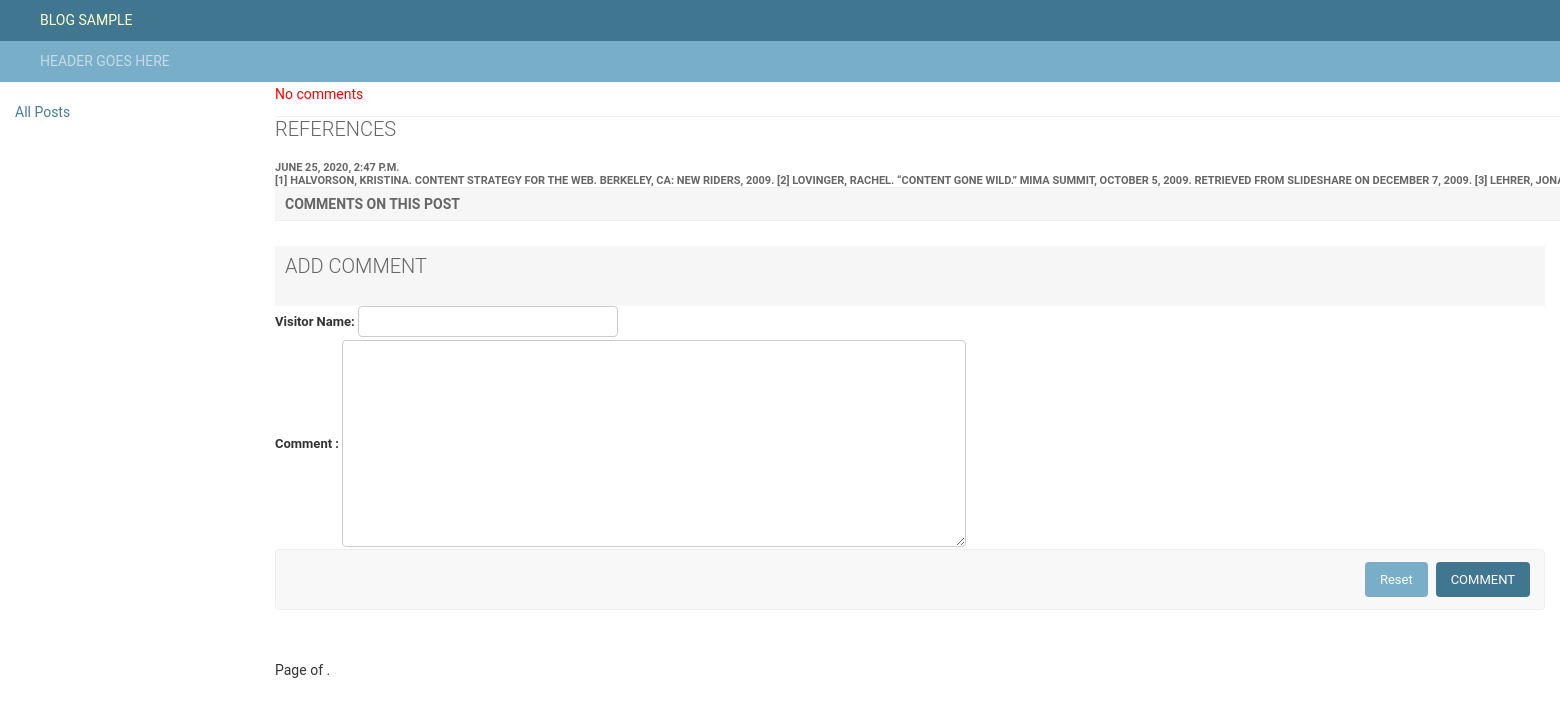
Page /blog/23/ on the committed database.
### blogman/models.py (models this page shows)
class Blog(models.Model):
    title = models.CharField(max_length=200)
    pub_date = models.DateTimeField('date published', default = datetime.now)
    postText = models.TextField(default=None, blank=True, null=True)

### blogman/views.py (the view)
# urls.py: path('<int:blog_id>/', views.detail, name='detail'),
def detail(request, blog_id):
    try:
        post = Blog.objects.get(pk=blog_id)
        postComments = Comment.objects.filter(blog_id=blog_id)
        postComment_page_counter = Paginator(postComments, 5) # Show 5 contacts per page.
        page_number = request.GET.get('page')
        page_obj = postComment_page_counter.get_page(page_number)
        context = {'post': post, 'page_obj': page_obj}
    except Blog.DoesNotExist:
        raise Http404("Post is not available")
    except Comment.DoesNotExist:
        postComments = []
    commentForm = CommentForm()
    context = {'post': post, 'postComments': postComments, 'commentForm':commentForm}
    return  render(request, 'blog/details.html', context)

### blogman/forms.py
class CommentForm (forms.Form):
    visitor_name_text = forms.CharField (max_length = 200, widget=forms.TextInput(attrs={'class' : 'vTextField'}))
    comment_text = forms.CharField(widget=forms.Textarea(attrs={'class' : 'vLargeTextField'}))

### blogman/templates/blog/details.html (shortened to what this page needs)
{% extends "../generic.html" %}
{% block content %}
    <div>
        {% if post %}
            <div>
                <table>
                    <thead>
                        <tr>
                            <th scope="col">
                                <div > <h1>{{ post.title }}</h1></div>
                                <div>
                                    {{ post.pub_date }}
                                </div>
                                <div >
                                    {{ post.postText }}
                                </div>
                            </th>
                        </tr>
                        <tr>
                            <th scope="col">
                                <div class="text textFont" style="background: #f6f6f6;">
                                    Comments on this post
                                </div>
                            </th>
                        </tr>
                    </thead>
                    <tbody>
                        {% if postComments %}
                            {% for comment in page_obj %}
                            {% cycle 'row1' 'row2' as rowcolors silent %}
                                <tr class="{{ rowcolors }}">
                                    <td>
                                        <div>
                                            {{ comment.visitor_name }}
                                            <b> wrote: </b>
                                        </div>
                                        <div>
                                            {{ comment.commentText }}
                                        </div>
                                    </td>
                                </tr>
                            {% endfor %}
                        {% else %}
                            <p style = "color:#FF0000">
                                No comments
                            </p>
                        {% endif %}
                    </tbody>
                </table>
            </div>
            <div style="height:25px;">
            </div>
            <div class="text textFont" style="background: #f6f6f6;">
                <h1> Add comment </h1>
            </div>
            <div>
                <form action="{% url 'blogs:add_comment'  post.id %}" method="post">
                    <div>
                        <fieldset class="module aligned">
                            <div >
                                <label class="required" for="{{ visitor_name_text }}">Visitor Name:</label>
                                    {{ commentForm.visitor_name_text }}
                            </div>
                            <div >
                                <label class="required" for="{{ comment_text }}">Comment :</label>
                                {{ commentForm.comment_text }}
                            </div>
                            <div class="submit-row">
                                <input type="button" value="Reset" onClick="this.form.reset()"  />
                                <input  type="submit" value="Comment" class="default" name="_save">
                            </div>
                        </fieldset>
                    </div>
                </form>
            </div>
            <div class="pagination">
                <span class="step-links">
                    <span class="current">
                        Page {{ page_obj.number }} of {{ page_obj.paginator.num_pages }}.
                    </span>
                </span>
            </div>
        {% else %}
            <p>Post is not available.</p>
        {% endif %}
    </div>
{% endblock %}

### blogman/static/style/styles.css (style rules this page uses)
body { margin: 0; padding: 0; font-size: 14px; font-family: "Roboto","Lucida Grande","DejaVu Sans","Bitstream Vera Sans",Verdana,Arial,sans-serif; color: #333; background: #fff; }
h1 { margin: 0 0 20px; font-weight: 300; font-size: 20px; color: #666; }
form { margin: 0; padding: 0; }
label { font-weight: normal; color: #666; font-size: 13px; }
input, textarea, select, .form-row p, form .button { margin: 2px 0; margin-top: 2px; padding: 2px 3px; vertical-align: middle; font-family: "Roboto", "Lucida Grande", Verdana, Arial, sans-serif; font-weight: normal; font-size: 13px; }
input[type="text"], input[type="password"], input[type="email"], input[type="url"], input[type="number"], input[type="tel"], textarea, select, .vTextField { border: 1px solid #ccc; border-radius: 4px; padding: 5px 6px; margin-top: 0; }
p { padding: 0; line-height: 140%; }
p, ol, ul, dl { margin: .2em 0 .8em 0; }
table { border-collapse: collapse; }
table thead th { padding: 0; white-space: nowrap; vertical-align: middle; }
thead th { padding: 5px 10px; line-height: normal; text-transform: uppercase; background: #f6f6f6; }
thead th, tfoot td { color: #666; padding: 5px 10px; font-size: 11px; background: #fff; border: none; border-top-color: currentcolor; border-top-style: none; border-top-width: medium; border-bottom-color: currentcolor; border-bottom-style: none; border-bottom-width: medium; border-top: 1px solid #eee; border-bottom: 1px solid #eee; }
th { font-weight: 600; text-align: left; }
td, th { font-size: 13px; line-height: 16px; border-bottom: 1px solid #eee; vertical-align: top; padding: 8px; font-family: "Roboto", "Lucida Grande", Verdana, Arial, sans-serif; }
fieldset { margin: 0; margin-bottom: 0px; padding: 0; border: none; border-top: 1px solid #eee; }
.module { border: none; margin-bottom: 30px; background: #fff; }
.textFont { border-collapse: collapse; color: rgb(102, 102, 102); display: block; font-family: "Roboto", "Lucida Grande", Verdana, Arial, sans-serif; font-size: 14px; font-weight: 600; line-height: normal; padding-bottom: 8px; padding-left: 10px; padding-right: 10px; padding-top: 8px; text-align: left; text-transform: uppercase; white-space: nowrap; }
.required label, label.required { font-weight: bold; color: #333; }
.vTextField, .vUUIDField { width: 20em; }
.submit-row { padding: 12px 14px; margin: 0 0 20px; background: #f8f8f8; border: 1px solid #eee; border-radius: 4px; text-align: right; overflow: hidden; }
.submit-row input.default { margin: 0 0 0 8px; text-transform: uppercase; }
.button.default, input[type="submit"].default, .submit-row input.default { float: right; border: none; font-weight: 400; background: #417690; }
input[type="submit"], button { -webkit-appearance: none; appearance: none; }
.submit-row input { height: 35px; line-height: 15px; margin: 0 0 0 5px; }
.button, input[type="submit"], input[type="button"], .submit-row input, a.button { background: #79aec8; padding: 10px 15px; border: none; border-radius: 4px; color: #fff; cursor: pointer; }
.vLargeTextField { width: 48em; }

### rows in the picture
Blog: title "REFERENCES", pub_date "JUNE 25, 2020, 2:47 P.M.", postText "[1] HALVORSON, KRISTINA. CONTENT STRATEGY FOR THE WEB. BERKELEY, CA: NEW RIDERS, 2009. [2] LOVINGER, RACHEL. “CONTENT GONE WILD.” MIMA SUMMIT, OCTOBER 5, 2009. RETRIEVED FROM SLIDESHARE ON DECEMBER 7, 2009. [3] LEHRER,…"
